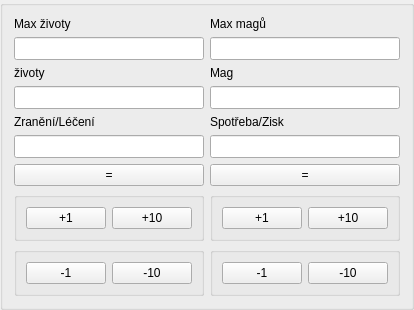
   <widget class="QGroupBox" name="gridGroupBox_3">
    <property name="geometry">
     <rect>
      <x>240</x>
      <y>140</y>
      <width>391</width>
      <height>301</height>
     </rect>
    </property>
    <layout class="QGridLayout" name="gridLayout_4">
     <item row="3" column="0">
      <widget class="QLineEdit" name="lineEdit_2">
       <property name="font">
        <font>
         <pointsize>10</pointsize>
        </font>
       </property>
       <property name="inputMask">
        <string>###################</string>
       </property>
      </widget>
     </item>
     <item row="5" column="1">
      <widget class="QLineEdit" name="lineEdit_6">
       <property name="font">
        <font>
         <pointsize>10</pointsize>
        </font>
       </property>
       <property name="inputMask">
        <string>###################</string>
       </property>
      </widget>
     </item>
     <item row="2" column="0">
      <widget class="QLabel" name="label_6">
       <property name="text">
        <string>životy</string>
       </property>
      </widget>
     </item>
     <item row="8" column="1">
      <widget class="QGroupBox" name="groupBox">
       <layout class="QHBoxLayout" name="horizontalLayout_4">
        <item>
         <widget class="QPushButton" name="pushButton_9">
          <property name="text">
           <string>-1</string>
          </property>
         </widget>
        </item>
        <item>
         <widget class="QPushButton" name="pushButton_10">
          <property name="text">
           <string>-10</string>
          </property>
         </widget>
        </item>
       </layout>
      </widget>
     </item>
     <item row="8" column="0">
      <widget class="QGroupBox" name="groupBox">
       <layout class="QHBoxLayout" name="horizontalLayout_3">
        <item>
         <widget class="QPushButton" name="pushButton_7">
          <property name="text">
           <string>-1</string>
          </property>
         </widget>
        </item>
        <item>
         <widget class="QPushButton" name="pushButton_8">
          <property name="text">
           <string>-10</string>
          </property>
         </widget>
        </item>
       </layout>
      </widget>
     </item>
     <item row="1" column="1">
      <widget class="QLineEdit" name="lineEdit_4">
       <property name="font">
        <font>
         <pointsize>10</pointsize>
        </font>
       </property>
       <property name="inputMask">
        <string>###################</string>
       </property>
      </widget>
     </item>
     <item row="1" column="0">
      <widget class="QLineEdit" name="lineEdit">
       <property name="font">
        <font>
         <pointsize>10</pointsize>
        </font>
       </property>
       <property name="inputMask">
        <string>###################</string>
       </property>
       <property name="text">
        <string/>
       </property>
      </widget>
     </item>
     <item row="3" column="1">
      <widget class="QLineEdit" name="lineEdit_5">
       <property name="font">
        <font>
         <pointsize>10</pointsize>
        </font>
       </property>
       <property name="inputMask">
        <string>###################</string>
       </property>
      </widget>
     </item>
     <item row="0" column="0">
      <widget class="QLabel" name="label_5">
       <property name="text">
        <string>Max životy</string>
       </property>
      </widget>
     </item>
     <item row="4" column="1">
      <widget class="QLabel" name="label_10">
       <property name="text">
        <string>Spotřeba/Zisk</string>
       </property>
      </widget>
     </item>
     <item row="5" column="0">
      <widget class="QLineEdit" name="lineEdit_3">
       <property name="font">
        <font>
         <pointsize>10</pointsize>
        </font>
       </property>
       <property name="inputMask">
        <string>###################</string>
       </property>
      </widget>
     </item>
     <item row="7" column="0">
      <widget class="QGroupBox" name="groupBox">
       <layout class="QHBoxLayout" name="horizontalLayout">
        <item>
         <widget class="QPushButton" name="pushButton_4">
          <property name="text">
           <string>+1</string>
          </property>
         </widget>
        </item>
        <item>
         <widget class="QPushButton" name="pushButton_3">
          <property name="text">
           <string>+10</string>
          </property>
         </widget>
        </item>
       </layout>
      </widget>
     </item>
     <item row="0" column="1">
      <widget class="QLabel" name="label_8">
       <property name="text">
        <string>Max magů</string>
       </property>
      </widget>
     </item>
     <item row="7" column="1">
      <widget class="QGroupBox" name="groupBox">
       <layout class="QHBoxLayout" name="horizontalLayout_2">
        <item>
         <widget class="QPushButton" name="pushButton_5">
          <property name="text">
           <string>+1</string>
          </property>
         </widget>
        </item>
        <item>
         <widget class="QPushButton" name="pushButton_6">
          <property name="text">
           <string>+10</string>
          </property>
         </widget>
        </item>
       </layout>
      </widget>
     </item>
     <item row="4" column="0">
      <widget class="QLabel" name="label_7">
       <property name="text">
        <string>Zranění/Léčení</string>
       </property>
      </widget>
     </item>
     <item row="6" column="1">
      <widget class="QPushButton" name="pushButton_2">
       <property name="text">
        <string>=</string>
       </property>
      </widget>
     </item>
     <item row="6" column="0">
      <widget class="QPushButton" name="pushButton">
       <property name="text">
        <string>=</string>
       </property>
      </widget>
     </item>
     <item row="2" column="1">
      <widget class="QLabel" name="label_9">
       <property name="text">
        <string>Mag</string>
       </property>
      </widget>
     </item>
    </layout>
   </widget>
